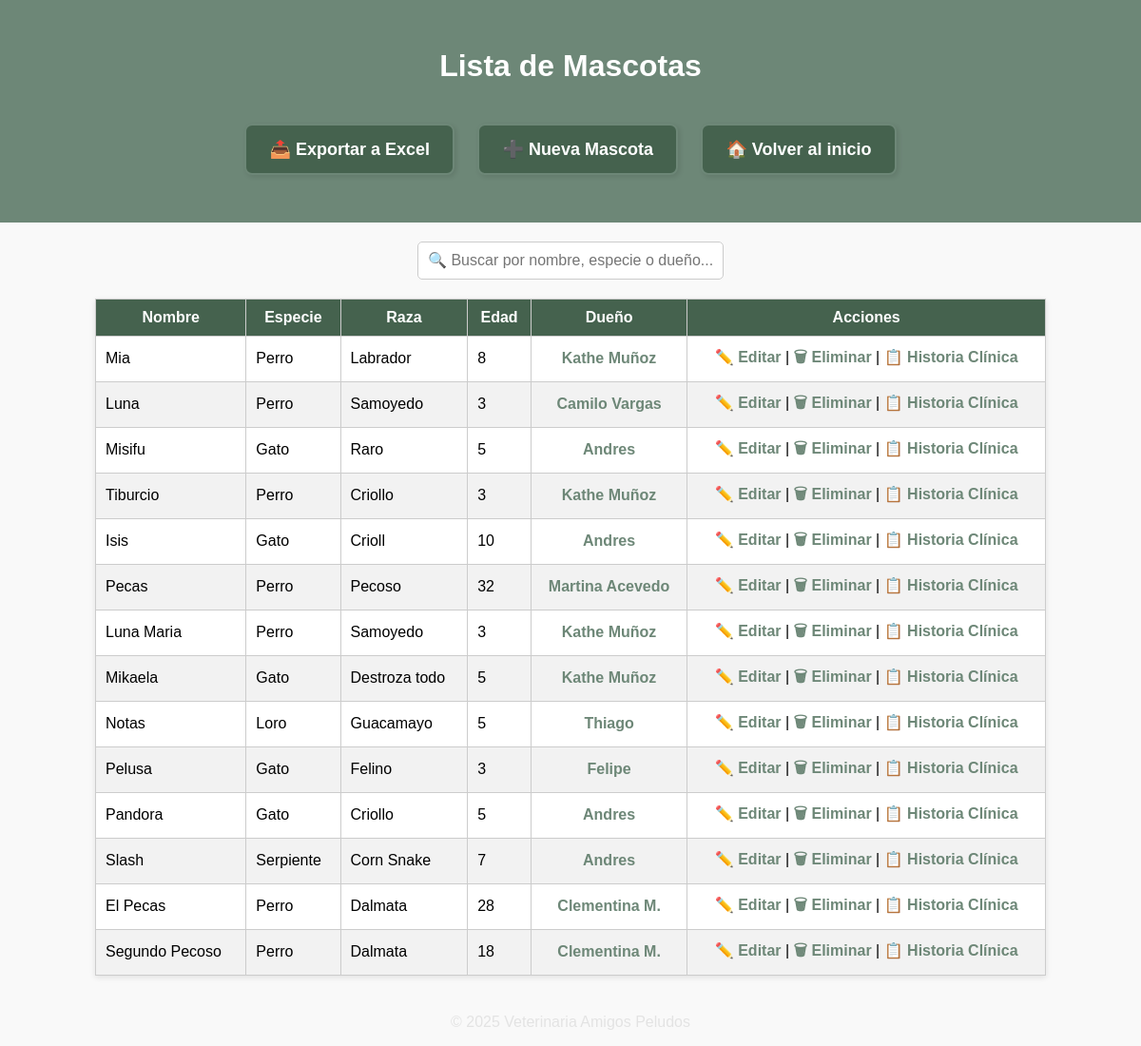
The page /mascotas/lista/ on the database its author committed.
### principal/models.py (models this page shows, shortened)
class Mascota(models.Model):
    nombre_mascota = models.CharField(max_length=100)
    especie = models.CharField(max_length=50, blank=True)
    raza = models.CharField(max_length=50, blank=True)
    edad = models.PositiveIntegerField(null=True, blank=True)
    cliente = models.ForeignKey(Cliente, on_delete=models.CASCADE, related_name='mascotas')
    activo = models.BooleanField(default=True)

class Cliente(models.Model):
    nombre = models.CharField(max_length=100)
    cedula = models.CharField(max_length=20, unique=True)
    telefono = models.CharField(max_length=20, blank=True, null=True)
    direccion = models.CharField(max_length=255, blank=True, null=True)
    activo = models.BooleanField(default=True)

### principal/views.py (the view)
# urls.py: path('mascotas/lista/', views.lista_mascotas, name='lista_mascotas'),
def lista_mascotas(request):
    mascotas = Mascota.objects.filter(activo=True)
    return render(request, 'principal/lista_mascotas.html', {'mascotas': mascotas})

### principal/templates/principal/lista_mascotas.html (shortened to what this page needs)
{% load static %}
<!DOCTYPE html>
<html lang="es">
<head>
    <link rel="stylesheet" href="{% static 'principal/css/listas.css' %}">
</head>
<body>
<header>
    <h1>Lista de Mascotas</h1>
    <a href="{% url 'exportar_mascotas' %}" class="btn">📤 Exportar a Excel</a>
    <a href="{% url 'crear_mascota' %}" class="btn">➕ Nueva Mascota</a>
    <a href="{% url 'inicio' %}" class="btn">🏠 Volver al inicio</a>
</header>
<div class="search-box">
    <input type="text" id="buscar" placeholder="🔍 Buscar por nombre, especie o dueño...">
</div>
<table id="tabla-mascotas">
    <thead>
        <tr>
            <th>Nombre</th>
            <th>Especie</th>
            <th>Raza</th>
            <th>Edad</th>
            <th>Dueño</th>
            <th>Acciones</th>
        </tr>
    </thead>
    <tbody>
        {% for mascota in mascotas %}
        <tr>
            <td>{{ mascota.nombre_mascota }}</td>
            <td>{{ mascota.especie }}</td>
            <td>{{ mascota.raza }}</td>
            <td>{{ mascota.edad }}</td>
            <td>
                <a href="{% url 'mascotas_por_cliente' mascota.cliente.id %}">
                    {{ mascota.cliente.nombre }}
                </a>
            </td>
            <td style="text-align: center;">
                <a href="{% url 'editar_mascota' mascota.id %}">✏️ Editar</a> |
                <a href="{% url 'eliminar_mascota' mascota.id %}" onclick="return confirm('¿Eliminar esta mascota?');">🗑 Eliminar</a> |
                <a href="{% url 'historia_clinica' mascota.id %}">📋 Historia Clínica</a>
            </td>
        </tr>
        {% empty %}
        <tr><td colspan="6">No hay mascotas registradas.</td></tr>
        {% endfor %}
    </tbody>
</table>
<footer>
    <p>© 2025 Veterinaria Amigos Peludos</p>
</footer>
</body>
</html>

### principal/static/principal/css/listas.css (style rules this page uses)
body { font-family: Arial, sans-serif; background-color: #f9f9f9; margin: 0; padding: 0; text-align: center; }
header { background-color: #6D8777; color: white; padding: 30px 20px; }
.btn { display: inline-flex; align-items: center; gap: 8px; margin: 20px 10px; padding: 14px 24px; background-color: #45624E; color: white; text-decoration: none; border-radius: 8px; font-size: 18px; font-weight: bold; border: 2px solid #6D8777; box-shadow: 2px 2px 5px rgba(0, 0, 0, 0.1); transition: background-color 0.3s ease, transform 0.2s ease; }
.search-box { margin: 20px auto; }
.search-box input { padding: 10px; width: 300px; font-size: 16px; border-radius: 5px; border: 1px solid #ccc; }
table { margin: 20px auto; border-collapse: collapse; width: 90%; max-width: 1000px; background-color: white; box-shadow: 0 2px 6px rgba(0,0,0,0.1); }
th, td { padding: 10px; border: 1px solid #ccc; text-align: left; }
th { background-color: #45624E; color: white; text-align: center; }
tr:nth-child(even) { background-color: #f2f2f2; }
td a { text-decoration: none; color: #6D8777; font-weight: bold; }
footer { margin-top: 40px; color: #e3e3e3; }
td:nth-child(5) { text-align: center; }

### rows shown on the page
Mascota: nombre_mascota "Mia", especie "Perro", raza "Labrador", edad "8", cliente.nombre "Kathe Muñoz"
Mascota: nombre_mascota "Luna", especie "Perro", raza "Samoyedo", edad "3", cliente.nombre "Camilo Vargas"
Mascota: nombre_mascota "Misifu", especie "Gato", raza "Raro", edad "5", cliente.nombre "Andres"
Mascota: nombre_mascota "Tiburcio", especie "Perro", raza "Criollo", edad "3", cliente.nombre "Kathe Muñoz"
Mascota: nombre_mascota "Isis", especie "Gato", raza "Crioll", edad "10", cliente.nombre "Andres"
Mascota: nombre_mascota "Pecas", especie "Perro", raza "Pecoso", edad "32", cliente.nombre "Martina Acevedo"
Mascota: nombre_mascota "Luna Maria", especie "Perro", raza "Samoyedo", edad "3", cliente.nombre "Kathe Muñoz"
Mascota: nombre_mascota "Mikaela", especie "Gato", raza "Destroza todo", edad "5", cliente.nombre "Kathe Muñoz"
Mascota: nombre_mascota "Notas", especie "Loro", raza "Guacamayo", edad "5", cliente.nombre "Thiago"
Mascota: nombre_mascota "Pelusa", especie "Gato", raza "Felino", edad "3", cliente.nombre "Felipe"
Mascota: nombre_mascota "Pandora", especie "Gato", raza "Criollo", edad "5", cliente.nombre "Andres"
Mascota: nombre_mascota "Slash", especie "Serpiente", raza "Corn Snake", edad "7", cliente.nombre "Andres"
Mascota: nombre_mascota "El Pecas", especie "Perro", raza "Dalmata", edad "28", cliente.nombre "Clementina M."
Mascota: nombre_mascota "Segundo Pecoso", especie "Perro", raza "Dalmata", edad "18", cliente.nombre "Clementina M."
